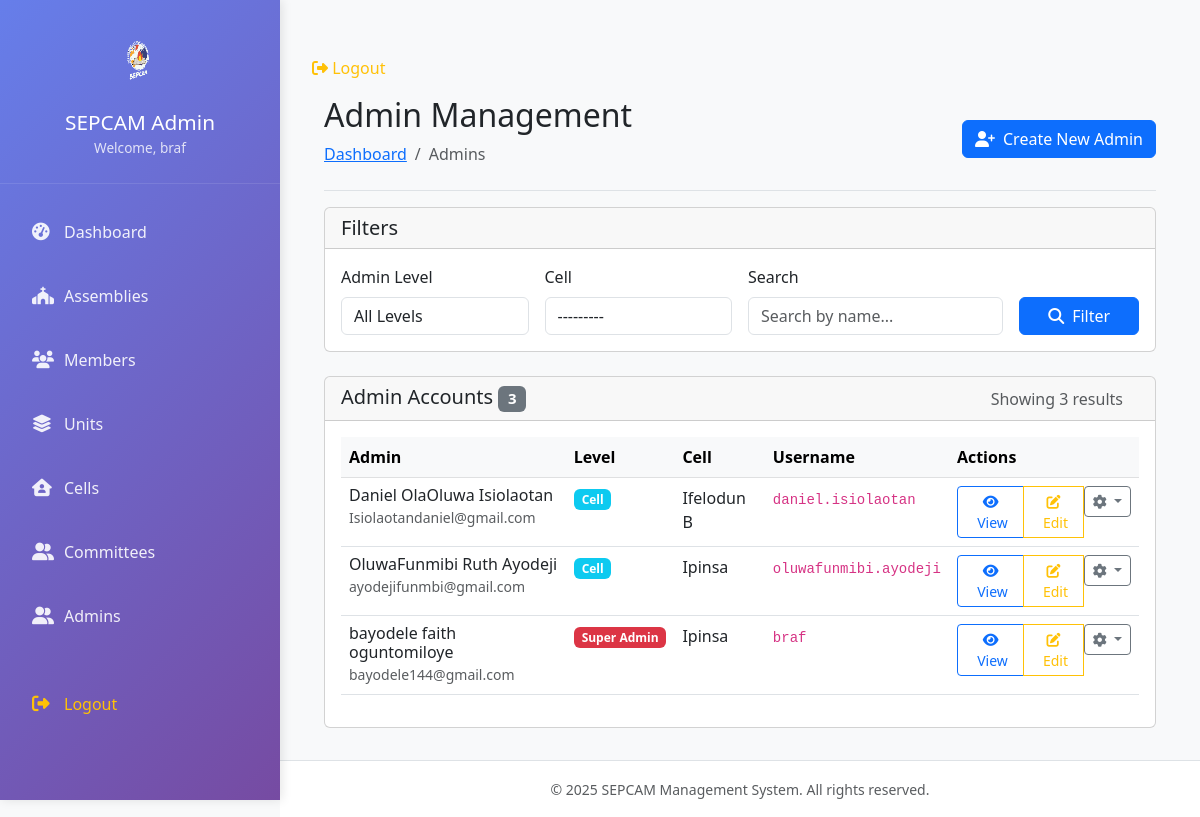
The page /admins/ (signed in) on the database as committed earlier.
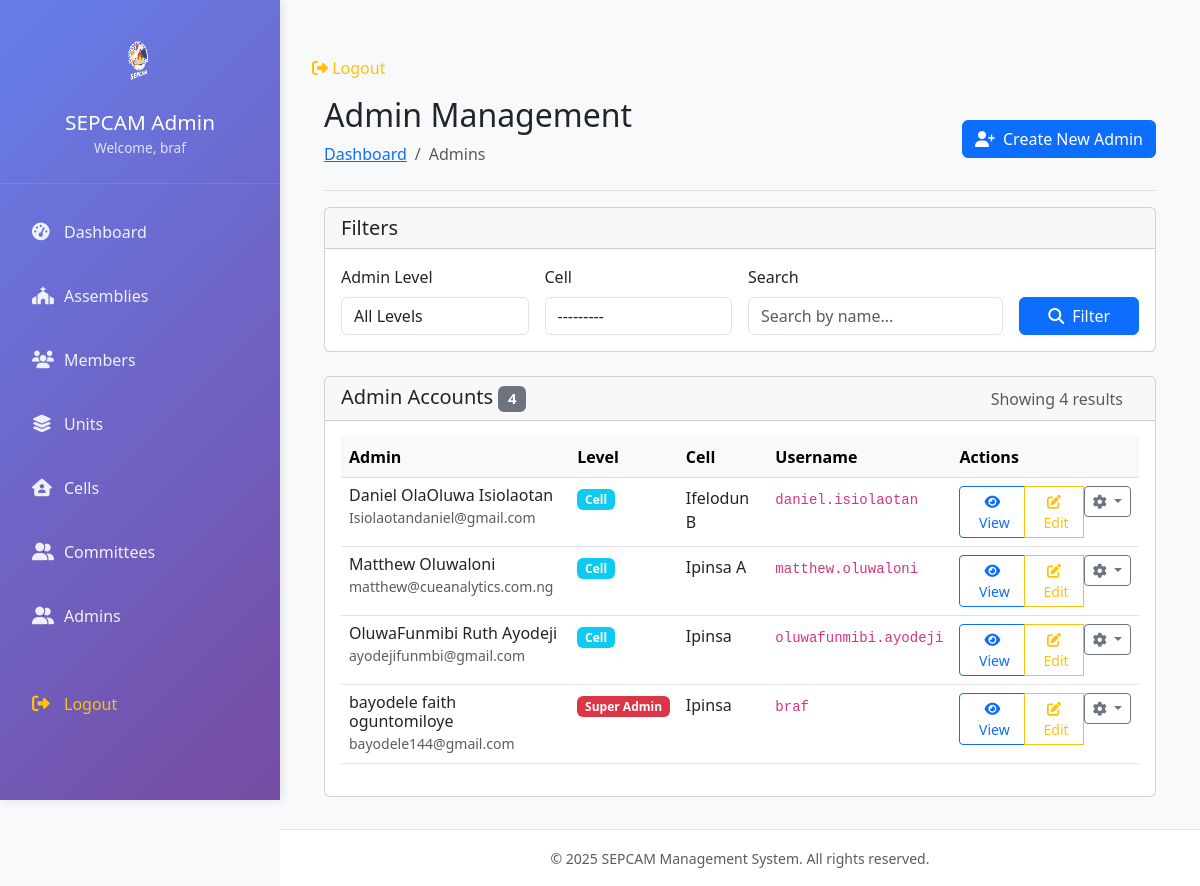
The same page on the database as committed later.
### core/models.py (models this page shows, shortened)
class Admin(models.Model):
    ADMIN_TYPE_CHOICES = [
        ("SUPERADMIN", "Super Admin"),
        ("Cell", "Cell"),
        ("MODERATOR", "Moderator"),
        ("Inventory", "Inventory"),
    ]
    member = models.OneToOneField(
        Member, on_delete=models.CASCADE, related_name="admin_profile"
    )
    assembly = models.ForeignKey(
        Assembly, on_delete=models.CASCADE, related_name="admins"
    )
    level = models.CharField(max_length=100, choices=ADMIN_TYPE_CHOICES, default="Cell")
    cell = models.ForeignKey(
        Cell,
        on_delete=models.CASCADE,
        related_name="cell_admins",
        null=True,
        blank=True,
    )
    user_account = models.OneToOneField(
        User,
        on_delete=models.CASCADE,
        related_name="admin_account",
        null=True,
        blank=True,
    )
    @property
    def is_superadmin(self):
        return self.level == "SUPERADMIN"
    @property
    def is_cell_admin(self):
        return self.level == "Cell"
    @property
    def is_moderator(self):
        return self.level == "MODERATOR"
    @property
    def is_inventory_admin(self):
        return self.level == "Inventory"
    def get_full_name(self):
        return self.member.get_full_name()

class Member(models.Model):
    GENDER_CHOICES = [
        ("M", "Male"),
        ("F", "Female"),
        ("O", "Other"),
    ]
    MARITAL_STATUS_CHOICES = [
        ("SINGLE", "Single"),
        ("MARRIED", "Married"),
        ("DIVORCED", "Divorced"),
        ("WIDOWED", "Widowed"),
        ("SEPARATED", "Separated"),
    ]
    MEMBERSHIP_STATUS_CHOICES = [
        ("ACTIVE", "Active"),
        ("INACTIVE", "Inactive"),
        ("VISITOR", "Visitor"),
        ("NEW_MEMBER", "New Member"),
        ("TRANSFERRED", "Transferred"),
    ]
    assembly = models.ForeignKey(
        Assembly, on_delete=models.CASCADE, related_name="members"
    )
    first_name = models.CharField(max_length=100)
    last_name = models.CharField(max_length=100)
    middle_name = models.CharField(max_length=100, blank=True)
    date_of_birth = models.DateField(null=True, blank=True)
    gender = models.CharField(max_length=10, choices=GENDER_CHOICES)
    marital_status = models.CharField(
        max_length=10, choices=MARITAL_STATUS_CHOICES, blank=True
    )
    month_of_birth = models.CharField(max_length=20, null=True, blank=True)
    email = models.EmailField(blank=True)
    phone = models.CharField(max_length=20, blank=True)
    address = models.TextField(blank=True)
    emergency_contact_name = models.CharField(max_length=200, blank=True)
    emergency_contact_phone = models.CharField(max_length=20, blank=True)
    unit = models.ForeignKey(
        Unit, on_delete=models.SET_NULL, null=True, blank=True, related_name="members"
    )
    other_unit = models.ForeignKey(
        Unit,
        on_delete=models.SET_NULL,
        null=True,
        blank=True,
        related_name="other_unit_members",
    )
    membership_status = models.CharField(
        max_length=15, choices=MEMBERSHIP_STATUS_CHOICES, default="ACTIVE"
    )
    membership_date = models.DateField(null=True, blank=True)
    cell = models.ForeignKey(Cell, on_delete=models.SET_NULL, null=True, blank=True)
    baptism_date = models.DateField(null=True, blank=True)
    confirmation_date = models.DateField(null=True, blank=True)
    photo = models.ImageField(upload_to="member_photos/", null=True, blank=True)
    created_at = models.DateTimeField(auto_now_add=True)
    updated_at = models.DateTimeField(auto_now=True)
    def get_full_name(self):
        return f"{self.first_name} {self.middle_name + ' ' if self.middle_name else ''}{self.last_name}"
    class Meta:
        ordering = ["last_name", "first_name"]

class Cell(models.Model):
    name = models.CharField(max_length=200)
    created_at = models.DateField()
    def __str__(self):
        return self.name

### core/adminviews.py (the view, shortened to what this page needs)
# urls.py: path("admins/", adminviews.AdminListView.as_view(), name="admin_list"),
class AdminListView(SuperAdminRequiredMixin, ListView):
    model = Admin
    template_name = "admins/admin_list.html"
    context_object_name = "admins"
    paginate_by = 20
    def get_queryset(self):
        queryset = Admin.objects.all()
        level = self.request.GET.get("level")
        search = self.request.GET.get("search")
        cell_id = self.request.GET.get("cell")
        assembly_id = self.request.GET.get("assembly")
        if level:
            queryset = queryset.filter(level=level)
        if cell_id:
            queryset = queryset.filter(cell_id=cell_id)
        if assembly_id:
            queryset = queryset.filter(assembly_id=assembly_id)
        return queryset.select_related(
            "member", "assembly", "cell", "user_account"
        ).order_by("member__first_name", "member__last_name")
    def get_context_data(self, **kwargs):
        context = super().get_context_data(**kwargs)
        context["filter_form"] = AdminFilterForm(self.request.GET)
        context["total_count"] = self.get_queryset().count()
        context["assemblies"] = Assembly.objects.all()  # Add assemblies for filter
        return context

### core/templates/admins/admin_list.html (shortened to what this page needs)
{% extends 'base.html' %}
{% load static %}
{% block content %}
<div class="container-fluid">
    <div
        class="d-flex justify-content-between flex-wrap flex-md-nowrap align-items-center pt-3 pb-2 mb-3 border-bottom">
        <div>
            <h1 class="h2">Admin Management</h1>
            <nav aria-label="breadcrumb">
                <ol class="breadcrumb">
                    <li class="breadcrumb-item"><a href="{% url 'dashboard' %}">Dashboard</a></li>
                    <li class="breadcrumb-item active">Admins</li>
                </ol>
            </nav>
        </div>
        <div class="btn-toolbar mb-2 mb-md-0">
            <a href="{% url 'admin_create' %}" class="btn btn-primary">
                <i class="fas fa-user-plus me-2"></i>Create New Admin
            </a>
        </div>
    </div>
    <div class="card mb-4">
        <div class="card-header">
            <h5 class="card-title mb-0">Filters</h5>
        </div>
        <div class="card-body">
            <form method="get" class="row g-3">
                <div class="col-md-3">
                    <label for="{{ filter_form.level.id_for_label }}" class="form-label">Admin Level</label>
                    {{ filter_form.level }}
                </div>
                <div class="col-md-3">
                    <label for="{{ filter_form.cell.id_for_label }}" class="form-label">Cell</label>
                    {{ filter_form.cell }}
                </div>
                <div class="col-md-4">
                    <label for="{{ filter_form.search.id_for_label }}" class="form-label">Search</label>
                    {{ filter_form.search }}
                </div>
                <div class="col-md-2 d-flex align-items-end">
                    <button type="submit" class="btn btn-primary w-100">
                        <i class="fas fa-search me-2"></i>Filter
                    </button>
                </div>
            </form>
        </div>
    </div>
    <div class="card">
        <div class="card-header d-flex justify-content-between align-items-center">
            <h5 class="card-title mb-0">
                Admin Accounts <span class="badge bg-secondary">{{ total_count }}</span>
            </h5>
            <div class="d-flex align-items-center">
                <span class="text-muted me-3 d-none d-md-block">Showing {{ admins|length }} results</span>
            </div>
        </div>
        <div class="card-body">
            {% if admins %}
            <div class="table-responsive">
                <table class="table table-hover">
                    <thead class="table-light">
                        <tr>
                            <th>Admin</th>
                            <th class="d-none d-md-table-cell">Level</th>
                            <th class="d-none d-lg-table-cell">Cell</th>
                            <th class="d-none d-lg-table-cell">Username</th>
                            <th>Actions</th>
                        </tr>
                    </thead>
                    <tbody>
                        {% for admin in admins %}
                        <tr>
                            <td>
                                <div class="d-flex align-items-center">
                                    <div>
                                        <h6 class="mb-0">{{ admin.get_full_name }}</h6>
                                        <small class="text-muted">{{ admin.member.email }}</small>
                                    </div>
                                </div>
                            </td>
                            <td class="d-none d-md-table-cell">
                                <span
                                    class="badge bg-{% if admin.is_superadmin %}danger{% elif admin.is_moderator %}warning{% else %}info{% endif %}">
                                    {{ admin.get_level_display }}
                                </span>
                            </td>
                            <td class="d-none d-lg-table-cell">
                                {{ admin.cell.name|default:"-" }}
                            </td>
                            <td class="d-none d-lg-table-cell">
                                <code>{{ admin.user_account.username }}</code>
                            </td>
                            <td>
                                <div class="btn-group">
                                    <a href="{% url 'admin_detail' admin.pk %}" class="btn btn-sm btn-outline-primary"
                                        title="View Details">
                                        <i class="fas fa-eye"></i>
                                        <span class="d-none d-sm-inline ms-1">View</span>
                                    </a>
                                    <a href="{% url 'admin_update' admin.pk %}" class="btn btn-sm btn-outline-warning"
                                        title="Edit">
                                        <i class="fas fa-edit"></i>
                                        <span class="d-none d-sm-inline ms-1">Edit</span>
                                    </a>
                                    <div class="dropdown d-inline">
                                        <button class="btn btn-sm btn-outline-secondary dropdown-toggle" type="button"
                                            data-bs-toggle="dropdown">
                                            <i class="fas fa-cog"></i>
                                        </button>
                                    </div>
                                </div>
                            </td>
                        </tr>
                        {% endfor %}
                    </tbody>
                </table>
            </div>
            {% endif %}
        </div>
    </div>
</div>
{% endblock %}

### core/templates/base.html (shortened to what this page needs)
{% load static %}
<!DOCTYPE html>
<html lang="en">
<head>
    <link href="https://cdn.jsdelivr.net/npm/bootstrap@5.3.0/dist/css/bootstrap.min.css" rel="stylesheet">
    <link rel="stylesheet" href="https://cdnjs.cloudflare.com/ajax/libs/font-awesome/6.4.0/css/all.min.css">
</head>
<body>
    {% if user.is_authenticated %}
    <nav class="sidebar" id="sidebar">
        <div class="sidebar-header">
            {% if '/static/images/logo.gif' %}
            <img src="{% static 'images/logo.gif' %}" alt="SEPCAM Logo" class="img-fluid"
                onerror="this.style.display='none'">
            {% endif %}
            <h4>SEPCAM Admin</h4>
            <small>Welcome, {{ user.username }}</small>
        </div>
        <div class="sidebar-content pt-3">
            <ul class="nav flex-column">
                <li class="nav-item">
                    <a class="nav-link {% if request.resolver_match.url_name == 'dashboard' %}active{% endif %}"
                        href="{% url 'dashboard' %}">
                        <i class="fas fa-tachometer-alt"></i>
                        Dashboard
                    </a>
                </li>
                {% if is_superadmin %}
                <li class="nav-item">
                    <a class="nav-link {% if 'assembly' in request.resolver_match.url_name %}active{% endif %}"
                        href="{% url 'assembly_list' %}">
                        <i class="fas fa-church"></i>
                        Assemblies
                    </a>
                </li>
                {% endif %}
                <li class="nav-item">
                    <a class="nav-link {% if 'member' in request.resolver_match.url_name %}active{% endif %}"
                        href="{% url 'member_list' %}">
                        <i class="fas fa-users"></i>
                        Members
                    </a>
                </li>
                {% if is_superadmin %}
                    <li class="nav-item">
                        <a class="nav-link {% if 'unit' in request.resolver_match.url_name %}active{% endif %}"
                        href="{% url 'unit_list' %}">
                        <i class="fas fa-layer-group"></i>
                        Units
                        </a>
                    </li>
                <li class="nav-item">
                    <a class="nav-link {% if 'cell' in request.resolver_match.url_name %}active{% endif %}"
                        href="{% url 'cell_list' %}">
                        <i class="fas fa-house-user"></i>
                        Cells
                    </a>
                </li>
                <li class="nav-item">
                    <a class="nav-link {% if 'committee' in request.resolver_match.url_name %}active{% endif %}"
                        href="{% url 'committee-list' %}">
                        <i class="fas fa-user-group"></i>
                        Committees
                    </a>
                </li>
                <li class="nav-item">
                    <a class="nav-link {% if 'committee' in request.resolver_match.url_name %}active{% endif %}"
                        href="{% url 'admin_list' %}">
                        <i class="fas fa-user-group"></i>
                        Admins
                    </a>
                </li>
                {% endif %}
                <li class="nav-item mt-4">
                    <a class="nav-link text-warning" href="{% url 'logout' %}">
                        <i class="fas fa-sign-out-alt"></i>
                        Logout
                    </a>
                </li>
            </ul>
        </div>
    </nav>
    <main class="main-content" id="mainContent">
        <div class="content-wrapper">
            {% if is_superadmin %}
            <nav class="nav-item mt-4">
                <a class="nav-link text-warning" href="{% url 'logout' %}">
                    <i class="fas fa-sign-out-alt"></i>
                    Logout
                </a>
            </nav>
            {% endif %}
            {% block content %}{% endblock %}
        </div>
        <footer>
            <div class="container-fluid">
                <div class="text-center py-3">
                    <small class="text-muted">&copy; {% now "Y" %} SEPCAM Management System. All rights
                        reserved.</small>
                </div>
            </div>
        </footer>
    </main>
    {% else %}
    {% block public_content %}
    {% endblock %}
    {% endif %}
</body>
</html>

Rows that differ between the two databases and show on the page:
added Admin: get_full_name "Matthew Oluwaloni", member.email "matthew@cueanalytics.com.ng", level "Cell", cell.name "Ipinsa A", user_account.username "matthew.oluwaloni"
Other text that changed with them:
{{ total_count }}: "3" → "4"
{{ admins|length }}: "3" → "4"
